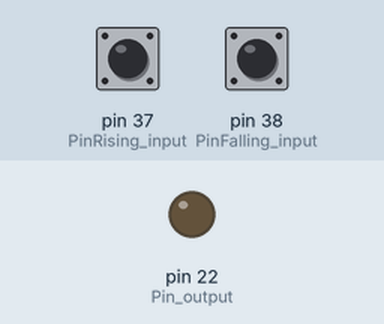
Simulated run of this program. Board: Raspberry Pi (header pin numbers). Shown: output pins drawn as LEDs (lit = HIGH). The inputs (shaded band) are chosen by the test bench; at power-on: pin 37 (PinRising_input) HIGH, pin 38 (PinFalling_input) HIGH. The clock reads 2024-03-15 10:24:30 at power-on unless the program sets it.

Above: at 1.2 s.
1.3 s: pin 37 (PinRising_input) pulled LOW for 0.15 s
At 2.6 s:
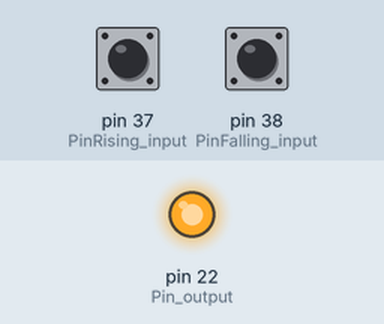
2.9 s: pin 37 (PinRising_input) pulled LOW for 1 s
At 5.1 s:
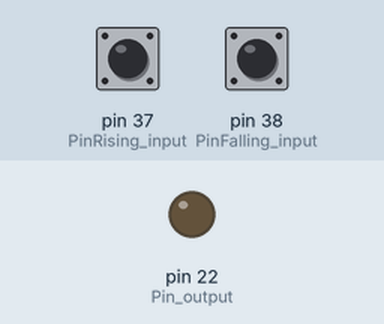
5.4 s: pin 37 (PinRising_input) pulled LOW for 3.2 s
At 9.9 s:
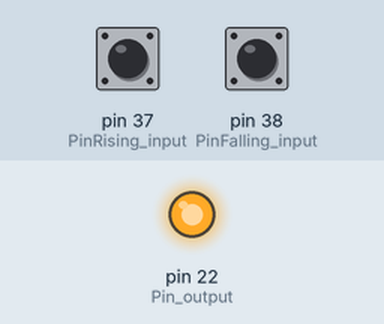
Timing chart, 0 to 11.4 s (numbered marks = the images above; inputs shaded):
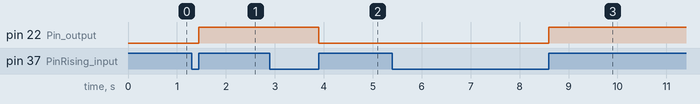

The program:

GPIO_Interrupt.py
```python
#!/usr/bin/env python3
# coding=utf-8
'''
Function: 捕获FreeRtosTick中插入的GPIO翻转,Tick是周期的,GPIO以Tick为半周期(1ms)进行翻转

Author:   hujiaodigua
Date:     20181207

注意:
     这个脚本里的内容需要写在时间戳捕获的脚本里面,要能记录下来捕获数据经历了多少个Tikc(内部时间)
     因为PulseView虽然是可视化工具,可是对于编写分析脚本是没有实质性帮助的,

     当然还可以考虑使用sigrok-cli导入数据得到高低电平数据
     然后数它捕获的Tick的数量(这个和Raspberry Pi中断捕获哪个准确度高,有待进一步实验)
     Rasperry Pi捕获是实时的
     sigrok-cli也是先抓下来，然后再显示出来，可我们就是用到sigrok-cli抓SWO和Tick中的定期GPIO触发，而且两者的时间通过DWT_Watchpoint捕获定期GPIO进行对齐
     '''


import RPi.GPIO as GPIO
import time
import datetime

GPIO.setmode(GPIO.BOARD)

PinRising_input = 37
PinFalling_input = 38
Pin_output = 22

global SwitchCounter
global InterruptCounter
global HighLevelCounter
global LowLevelCounter
global Begin_Timestamp
global End_Timestamp

SwitchCounter = 0
InterruptCounter = 0
HighLevelCounter = 0
LowLevelCounter = 0
Begin_Timestamp = 0
End_Timestamp = 0

def LED(self):
    global SwitchCounter
    global InterruptCounter
    global HighLevelCounter
    global LowLevelCounter
    global Begin_Timestamp
    global End_Timestamp

    SwitchCounter = SwitchCounter + 1
    InterruptCounter = InterruptCounter + 1

    if SwitchCounter == 1:    # 上升沿/下降沿进入一次回调函数
        GPIO.output(Pin_output, GPIO.HIGH)
        HighLevelCounter = HighLevelCounter + 1
        Begin_Timestamp = datetime.datetime.now()

    if SwitchCounter == 2:    # 上升沿/下降沿又一次进入回调函数
        GPIO.output(Pin_output, GPIO.LOW)
        SwitchCounter = 0
        LowLevelCounter = LowLevelCounter + 1
        End_Timestamp = datetime.datetime.now()

    if InterruptCounter == 1000:
        # 进一次回调函数表示一次上升沿或一次下降沿,上升沿与下降沿的时间间隔为1ms
        print("InterruptCounter: " + str(InterruptCounter))

        # InterruptCounter = HighLevelCounter + LowLevelCounter
        print("HighLevelCounter: " + str(HighLevelCounter))
        print("LowLevelCounter: " + str(LowLevelCounter))

        print("Begin_Timestamp: " + str(Begin_Timestamp))
        print("End_Timestamp: " + str(End_Timestamp))

        InterruptCounter = 0
        HighLevelCounter = 0
        LowLevelCounter = 0

try:
    GPIO.setmode(GPIO.BOARD)
    # 点亮一个GPIO表示成功捕获到中断了
    GPIO.setup(Pin_output, GPIO.OUT)

    # 中断捕获引脚，用来捕获FreeRTOS的定期GPIO触发
    GPIO.setup(PinRising_input, GPIO.IN, pull_up_down = GPIO.PUD_UP)
    GPIO.setup(PinFalling_input, GPIO.IN, pull_up_down = GPIO.PUD_UP)

    # 为什么不能对一个引脚既设定下降沿捕获又设定上升沿捕获呢,设定两个引脚感觉不灵活很死板
    GPIO.add_event_detect(PinRising_input, GPIO.RISING, callback = LED)
    GPIO.add_event_detect(PinFalling_input, GPIO.FALLING, callback = LED)


    while True:
        time.sleep(1)

finally:
    GPIO.cleanup()
```

Measured:
- after the input at 1.3 s, pin 22 (Pin_output): LOW → HIGH after 0.15 s
- after the input at 2.9 s, pin 22 (Pin_output): HIGH → LOW after 1.0 s
- after the input at 5.4 s, pin 22 (Pin_output): LOW → HIGH after 3.2 s
